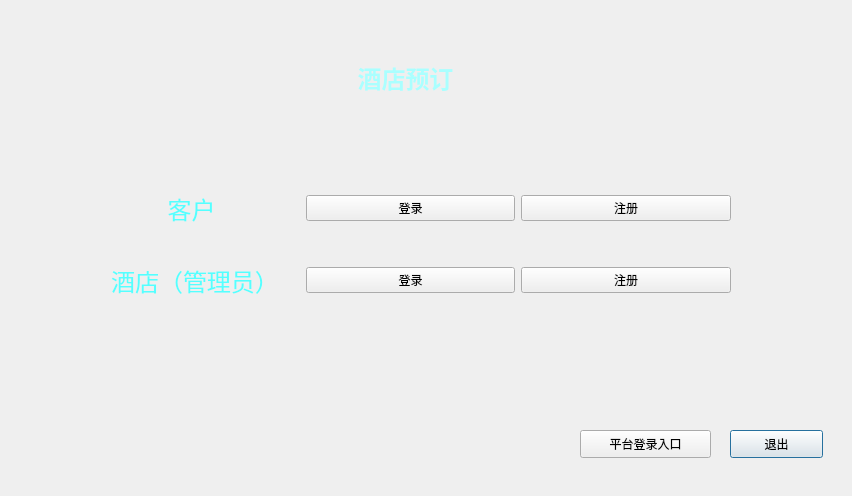
<?xml version="1.0" encoding="UTF-8"?>
<ui version="4.0">
 <class>login</class>
 <widget class="QDialog" name="login">
  <property name="geometry">
   <rect>
    <x>0</x>
    <y>0</y>
    <width>852</width>
    <height>496</height>
   </rect>
  </property>
  <property name="windowTitle">
   <string>Dialog</string>
  </property>
  <widget class="QLabel" name="label">
   <property name="geometry">
    <rect>
     <x>340</x>
     <y>60</y>
     <width>131</width>
     <height>33</height>
    </rect>
   </property>
   <property name="styleSheet">
    <string notr="true">font: 12pt &quot;华文仿宋&quot;;</string>
   </property>
   <property name="text">
    <string>&lt;html&gt;&lt;head/&gt;&lt;body&gt;&lt;p align=&quot;center&quot;&gt;&lt;span style=&quot; font-size:18pt; font-weight:600; color:#aaffff;&quot;&gt;酒店预订&lt;/span&gt;&lt;/p&gt;&lt;/body&gt;&lt;/html&gt;</string>
   </property>
  </widget>
  <widget class="QPushButton" name="exit">
   <property name="geometry">
    <rect>
     <x>730</x>
     <y>430</y>
     <width>93</width>
     <height>28</height>
    </rect>
   </property>
   <property name="text">
    <string>退出</string>
   </property>
  </widget>
  <widget class="QPushButton" name="platlogin">
   <property name="geometry">
    <rect>
     <x>580</x>
     <y>430</y>
     <width>131</width>
     <height>28</height>
    </rect>
   </property>
   <property name="text">
    <string>平台登录入口</string>
   </property>
  </widget>
  <widget class="QLabel" name="background">
   <property name="geometry">
    <rect>
     <x>-10</x>
     <y>0</y>
     <width>871</width>
     <height>501</height>
    </rect>
   </property>
   <property name="text">
    <string/>
   </property>
   <property name="pixmap">
    <pixmap resource="background.qrc">:/new/prefix1/dcb079efea615e687653e983ead45cb7.jpg</pixmap>
   </property>
  </widget>
  <widget class="QWidget" name="layoutWidget">
   <property name="geometry">
    <rect>
     <x>90</x>
     <y>160</y>
     <width>641</width>
     <height>171</height>
    </rect>
   </property>
   <layout class="QVBoxLayout" name="verticalLayout">
    <item>
     <layout class="QHBoxLayout" name="horizontalLayout">
      <item>
       <widget class="QLabel" name="customers">
        <property name="styleSheet">
         <string notr="true">color rgb(0, 85, 255)</string>
        </property>
        <property name="text">
         <string>&lt;html&gt;&lt;head/&gt;&lt;body&gt;&lt;p align=&quot;center&quot;&gt;&lt;span style=&quot; font-size:18pt; color:#55ffff;&quot;&gt;客户          &lt;/span&gt;&lt;/p&gt;&lt;/body&gt;&lt;/html&gt;</string>
        </property>
       </widget>
      </item>
      <item>
       <widget class="QPushButton" name="cuslogbut">
        <property name="text">
         <string>登录</string>
        </property>
       </widget>
      </item>
      <item>
       <widget class="QPushButton" name="cusregbut">
        <property name="text">
         <string>注册</string>
        </property>
       </widget>
      </item>
     </layout>
    </item>
    <item>
     <layout class="QHBoxLayout" name="horizontalLayout_2">
      <item>
       <widget class="QLabel" name="hotels">
        <property name="text">
         <string>&lt;html&gt;&lt;head/&gt;&lt;body&gt;&lt;p align=&quot;center&quot;&gt;&lt;span style=&quot; font-size:18pt; color:#55ffff;&quot;&gt;酒店（管理员）&lt;/span&gt;&lt;/p&gt;&lt;/body&gt;&lt;/html&gt;</string>
        </property>
       </widget>
      </item>
      <item>
       <widget class="QPushButton" name="hotlogbut">
        <property name="text">
         <string>登录</string>
        </property>
       </widget>
      </item>
      <item>
       <widget class="QPushButton" name="hotregbut">
        <property name="text">
         <string>注册</string>
        </property>
       </widget>
      </item>
     </layout>
    </item>
   </layout>
  </widget>
  <zorder>background</zorder>
  <zorder>label</zorder>
  <zorder>exit</zorder>
  <zorder>platlogin</zorder>
  <zorder>layoutWidget</zorder>
 </widget>
 <resources>
  <include location="background.qrc"/>
 </resources>
 <connections>
  <connection>
   <sender>exit</sender>
   <signal>clicked()</signal>
   <receiver>login</receiver>
   <slot>close()</slot>
   <hints>
    <hint type="sourcelabel">
     <x>506</x>
     <y>333</y>
    </hint>
    <hint type="destinationlabel">
     <x>282</x>
     <y>179</y>
    </hint>
   </hints>
  </connection>
 </connections>
</ui>
